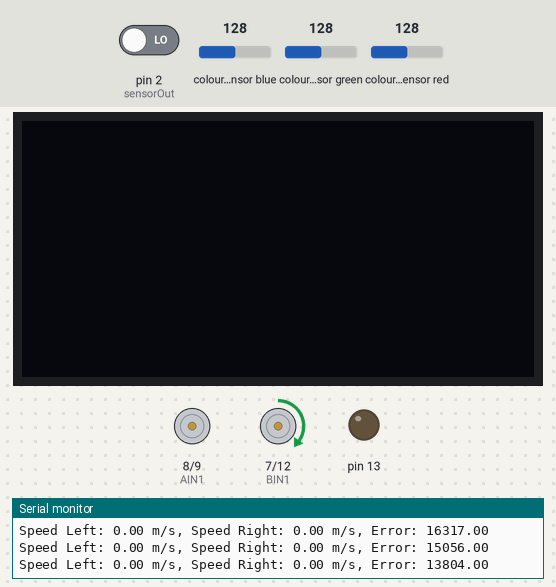
This sketch was run on a simulated Arduino Uno, built with avr-gcc and run on an emulated ATmega328P. Parts: 128×64 one-colour display, motor-driver pin pairs drawn as motors (green arrow = first pin HIGH = forward, orange = second pin HIGH = backward, longer = more drive, scaled by the enable pin), output pins drawn as LEDs (lit = HIGH), the last lines printed to the serial monitor. Wiring (inferred from the names in the program): TCS3200 colour sensor: output pin 2; S2 pin 5; S3 pin 6; S0 pin 3; S1 pin 4. Inputs (shaded band) come from the test bench; at power-on: colour sensor red 128, pin 2 (sensorOut) LOW, colour sensor blue 128, colour sensor green 128. Pins used as bus, display or sensor lines are not drawn.

Above: at 4.2 s.
4.3 s: colour sensor red set to 5
At 5.1 s:
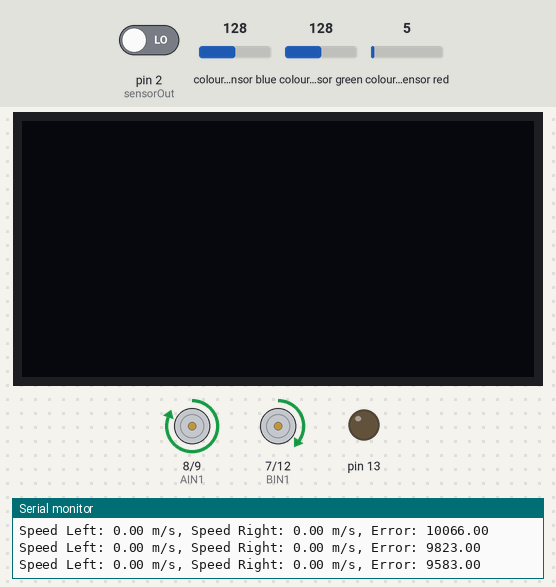
5.9 s: colour sensor red set to 64
At 8.55 s:
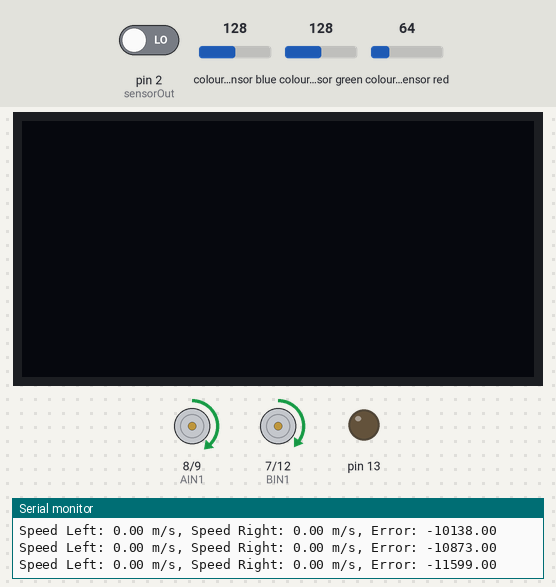
Timing chart, 0 to 14.9 s (numbered marks = the images above; inputs shaded):
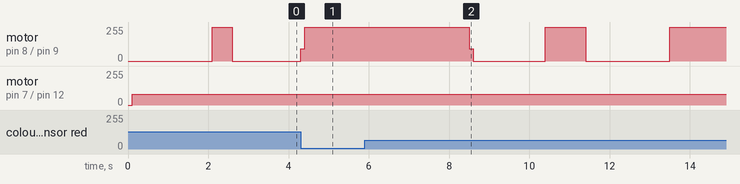

Measured:
- after the input at 4.3 s, motor on pin 8 (AIN1) / pin 9 (AIN2): goes on until 4.4 s, then stays forward 255/255

The sketch:

motorSynchronize.ino
```cpp
//libries
#include <Wire.h>
#include <Adafruit_GFX.h>
#include <Adafruit_SSD1306.h>


//Tasks
#define STATE_TASK1 1
#define STATE_TASK2 2
#define STATE_TASK3 3
#define STATE_TASK4 4
#define STATE_TASK5 5
#define STATE_TASK6 6
#define STATE_TASK7 7
#define STATE_TASK8 8

int currentState = STATE_TASK1;

//Pin definitions for the L298N Motor Driver
#define AIN1 8
#define BIN1 7
#define AIN2 9
#define BIN2 12
#define PWMA 10
#define PWMB 11

bool isBlackLine = 0;             //keep 1 in case of black line. In case of white line change this to 0
unsigned int lineThickness = 15;  //Enter line thickness in mm. Works best for thickness between 10 & 35
unsigned int numSensors = 7;      // Enter number of sensors as 5 or 7

//PID Values
int P, D, I, previousError, PIDvalue;
double error = 0.00;
int lsp, rsp;
int lfSpeed = 70;
int currentSpeed = 30;
int sensorWeight[10] = {5, 4, 2, 1, 0, 0, -1, -2, -4, -5};
int activeSensors;
float Kp = 0.007;
float Kd = 0.005;
float Ki = 0.00;

int onLine = 1;

//Define arrays for store IR Array readings
int minValues[10], maxValues[10], threshold[10], sensorValue[10], sensorArray[10];

// Define color sensor pins
#define S0 3
#define S1 4
#define S2 5
#define S3 6
#define sensorOut 2

int redMin = 17; // Red minimum value
int redMax = 145; // Red maximum value
int greenMin = 18; // Green minimum value
int greenMax = 155; // Green maximum value
int blueMin = 17; // Blue minimum value
int blueMax = 140; // Blue maximum value
//-----------------------------------------

int redPW = 0;
int greenPW = 0;
int bluePW = 0;

int redValue;
int greenValue;
int blueValue;


//Define Array for store the barcode values(i dont know the exact numbers to add here so i allocate 10 elements check it before competion)
int barCode[20];
int currentSize = 0;
int vBoxPosition;

//Box placed in task 2
int placed = 0;
const int pickBoxLed = 6;  //LED for task 2 virtual box pickup indication

// Constants for encoders
const int EN_LEFT_A_PIN = 2;
const int EN_LEFT_B_PIN = 3;
const int EN_RIGHT_A_PIN = 18;
const int EN_RIGHT_B_PIN = 19;
#define CPR 225          // Encoder Pulses Per Revolution
#define WHEEL_DIAMETER 0.064 // Wheel diameter in meters (example: 6.5 cm)


const float CIRCUMFERENCE = PI * WHEEL_DIAMETER; // Wheel circumference in meters
volatile int position_left = 0;                       // Encoder position (counts)
volatile int position_right = 0;

// PID control parameters
float KpEncoder = 8.0;  // Proportional gain
float KiEncoder = 0.5;  // Integral gain
float KdEncoder = 4.0;  // Derivative gain

// Speed control parameters
int basePWM = 80; // Base PWM value for motors
float integral = 0.0;
float prevError = 0.0;
int baseleftPWM = basePWM;

// Variables for speed calculation
volatile int prev_position_left = 0;
volatile int prev_position_right = 0;
float speed_left = 0.0;
float speed_right = 0.0;

// Time tracking
unsigned long prevTime = 0;
unsigned long prevPIDTime = 0;

int linecolor = 0;
float length = 0.00;
int distance_right = 0;
int distance_left = 0;
int distance1 = 0;
int distance2 = 0;
int distance3 = 0;

//ultrasonic
const int trig_pin = 4;
const int echo_pin = 5;
float timing = 0.0;
float distance = 0.0;

// Interrupt Service Routine for Channel A
void ISR_LEFT_A() {
    bool current_left_A = digitalRead(EN_LEFT_A_PIN);
    bool current_left_B = digitalRead(EN_LEFT_B_PIN);
    if (current_left_A == current_left_B)
        position_left++;
    else
        position_left--;
}

void ISR_RIGHT_A() {
    bool current_RIGHT_A = digitalRead(EN_RIGHT_A_PIN);
    bool current_RIGHT_B = digitalRead(EN_RIGHT_B_PIN);
    if (current_RIGHT_A == current_RIGHT_B)
        position_right--;
    else
        position_right++;
}

//Display
#define SCREEN_WIDTH 128 // OLED display width, in pixels
#define SCREEN_HEIGHT 64 // OLED display height, in pixels

// Declaration for an SSD1306 display connected to I2C (SDA, SCL pins)
Adafruit_SSD1306 display(SCREEN_WIDTH, SCREEN_HEIGHT, &Wire, -1);


void setup() {
  Serial.begin(9600);

  pinMode(EN_LEFT_A_PIN, INPUT_PULLUP);
  pinMode(EN_LEFT_B_PIN, INPUT_PULLUP);
  pinMode(EN_RIGHT_A_PIN, INPUT_PULLUP);
  pinMode(EN_RIGHT_B_PIN, INPUT_PULLUP);

  attachInterrupt(digitalPinToInterrupt(EN_LEFT_A_PIN), ISR_LEFT_A, RISING);
  attachInterrupt(digitalPinToInterrupt(EN_RIGHT_A_PIN), ISR_RIGHT_A, RISING);


  pinMode(AIN1, OUTPUT);
  pinMode(AIN2, OUTPUT);
  pinMode(BIN1, OUTPUT);
  pinMode(BIN2, OUTPUT);
  pinMode(PWMA, OUTPUT);
  pinMode(PWMB, OUTPUT);

  // Set S0 - S3 as outputs
  pinMode(S0, OUTPUT);
  pinMode(S1, OUTPUT);
  pinMode(S2, OUTPUT);
  pinMode(S3, OUTPUT);

  // Set Sensor output as input
  pinMode(sensorOut, INPUT);

  // Set Frequency scaling to 20%
  digitalWrite(S0,HIGH);
  digitalWrite(S1,LOW);


  //LED out
  pinMode(13, OUTPUT);
  pinMode(pickBoxLed, OUTPUT);

  if(!display.begin(SSD1306_SWITCHCAPVCC, 0x3C)) { // Address 0x3D for 128x64
    Serial.println(F("SSD1306 allocation failed"));
    for(;;);
  }
  display.setTextSize(1);
  display.setTextColor(WHITE);


  //calibrate();
}

void loop() {
  synchronizeMotorSpeeds(1) ;
}


void synchronizeMotorSpeeds(int forward) {        //foward - 1 backward - 0
    unsigned long currentTime = millis();
    unsigned long deltaTime = currentTime - prevPIDTime;

    if (deltaTime >= 100) { // Update every 100 ms
        prevPIDTime = currentTime;

        // Calculate speeds
        noInterrupts(); // Prevent ISR interference
        //int delta_left = position_left - prev_position_left;
        //int delta_right = position_right - prev_position_right;


        // Speed (in m/s)
        //speed_left = (delta_left / (float)CPR) * CIRCUMFERENCE / (deltaTime / 1000.0);
        //speed_right = (delta_right / (float)CPR) * CIRCUMFERENCE / (deltaTime / 1000.0);

        // PID calculation
        float error = position_right - position_left;
        integral += error * deltaTime / 1000.0;
        float derivative = (error - prevError) / (deltaTime / 1000.0);
        prevError = error;

        prev_position_left = position_left;
        prev_position_right = position_right;
        interrupts();


        float correction = (KpEncoder * error + KiEncoder * integral + KdEncoder * derivative)/100;
        baseleftPWM += (int)correction;
        // Calculate motor PWM values
        int left_pwm = constrain(baseleftPWM, 0, 255); // Base PWM for left motor
        int right_pwm = constrain(basePWM, 0, 255); // Adjusted PWM for right motor

        // Set motor directions
        if (forward == 1) {
            digitalWrite(AIN1, HIGH);
            digitalWrite(BIN1, HIGH);
            digitalWrite(AIN2, LOW);
            digitalWrite(BIN2, LOW);
        } else {
            digitalWrite(AIN2, HIGH);
            digitalWrite(BIN2, HIGH);
            digitalWrite(AIN1, LOW);
            digitalWrite(BIN1, LOW);
        }

        // Set motor speeds
        analogWrite(PWMA, left_pwm);
        analogWrite(PWMB, right_pwm);

        // Debugging output
        Serial.print("Speed Left: ");
        Serial.print(speed_left);
        Serial.print(" m/s, Speed Right: ");
        Serial.print(speed_right);
        Serial.print(" m/s, Error: ");
        Serial.println(error);
    }
}
```
